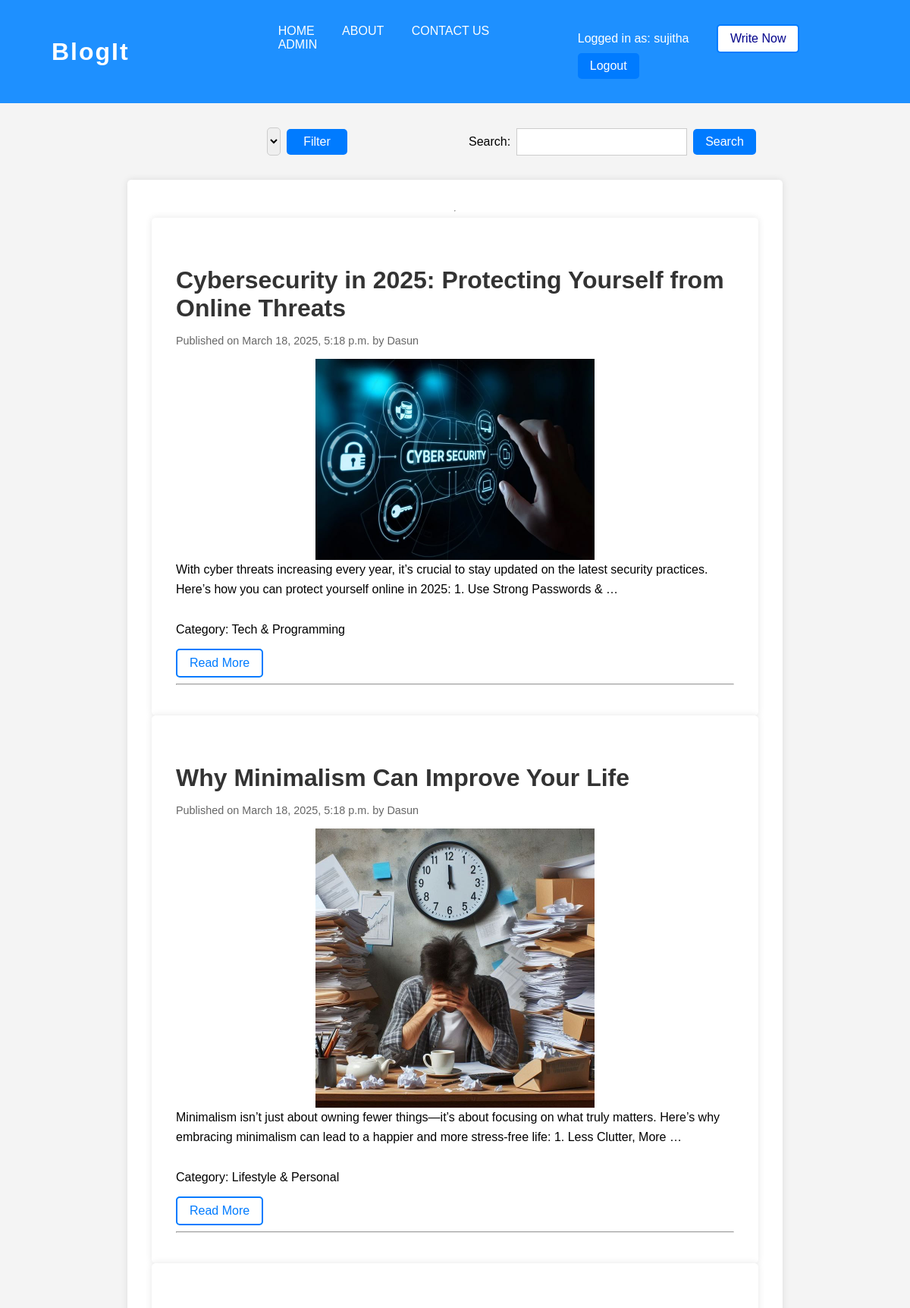
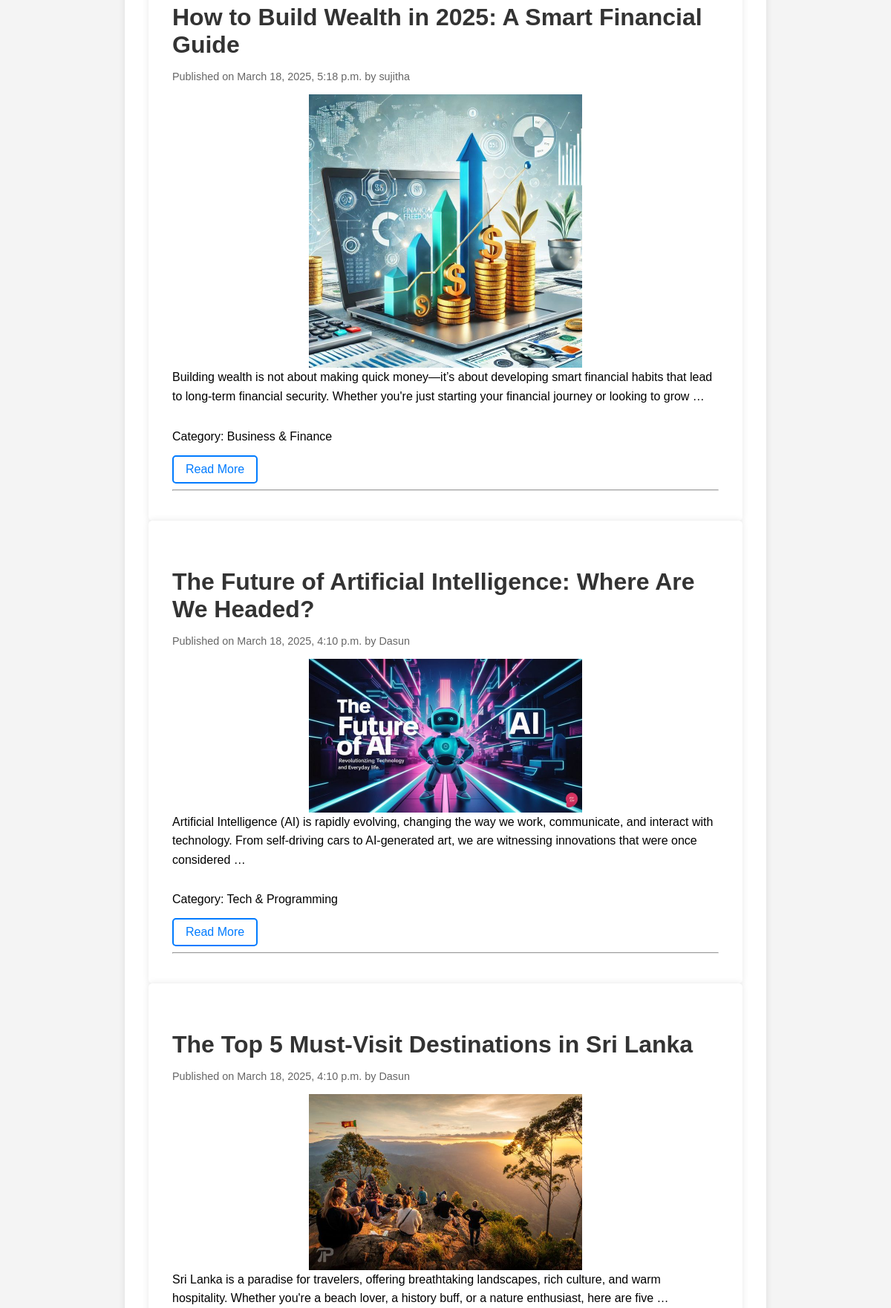
Page / (signed in, upper part) on the committed database (2 pictures, top to bottom).
### blog/models.py (models this page shows, shortened)
class Post(models.Model):
    title = models.CharField(max_length=200)
    content = models.TextField()
    image = models.ImageField(upload_to='blog_images/', blank=True, null=True)
    date_posted = models.DateTimeField(default=timezone.now())
    author = models.ForeignKey(User, on_delete=models.CASCADE)
    tags = TaggableManager()
    category = models.ForeignKey(Category, on_delete=models.SET_NULL, null=True, blank=True)

class Category(models.Model):
    name = models.CharField(max_length=100)

### blog/views.py (the view)
# urls.py: path('', PostListView.as_view() , name = 'home'),
class PostListView(ListView):
    model = Post
    template_name = 'blog/home.html'
    context_object_name = 'posts'
    ordering = ["-date_posted"]
    def get_queryset(self):
        queryset = super().get_queryset()
        query = self.request.GET.get('query')
        if query:
            queryset = queryset.filter(tags__name__icontains=query).distinct()
        category = self.request.GET.get('category')  # Retrieve the category ID from the request
        if category:  # Check if a category filter is applied
            queryset = queryset.filter(category__id=category)
        return queryset
    def get_context_data(self, **kwargs):
        context = super().get_context_data(**kwargs)
        context['form'] = SearchForm()
        context['categories'] = Category.objects.all()
        context['selected_category'] = self.request.GET.get('category')
        return context

### blog/forms.py
class SearchForm(forms.Form):
    query = forms.CharField(label='Search', max_length=100)

### blog/templates/blog/home.html (shortened to what this page needs)
{% extends 'blog/base.html' %}
{% block content %}
<div class="filter-search-bar">
    <form method="get">
        <select name="category" class="form-control">
            <option value="">All Categories</option>
        </select>
        <button type="submit" class="btn btn-primary">Filter</button>
    </form>
    <form method="get">
        {{ form.query.label_tag }}
        {{ form.query }}
        <button type="submit" class="btn btn-primary">Search</button>
    </form>
</div>
<div class="container">
    <hr>
    {% for post in posts %}
        <div class="post-card">
            <h3 class="post-title">{{ post.title }}</h3>
            <p class="post-meta">Published on {{ post.date_posted|date:"F j, Y, g:i a" }} by {{ post.author }}</p>
            {% if post.image %}
                 <img class="image" src="{{ post.image.url }}" alt="{{ post.title }}" style="max-width: 50%; height: auto;">
            {% endif %}
            <div class="post-content">
                {{ post.content|truncatewords:30 }}
            </div>
            <p>Category: {{ post.category.name }}</p>
            <a href="{% url 'blog-detail' post.id %}" class="abtn">Read More</a>
            <hr>
        </div>
    {% endfor %}
</div>
{% endblock %}

### blog/templates/blog/base.html (shortened to what this page needs)
{% load static %}
<!DOCTYPE html>
<html lang="en">
<head>
    <link rel="stylesheet" href="{% static 'blog/main.css' %}">
</head>
<body>
    <header>
        <h1 class="logo"><a href="{% url 'home' %}">BlogIt</a></h1>
        <nav>
            {% if user.is_authenticated %}
            <ul class="nav-left">
                <li><a href="{% url 'home' %}" class="nav-btn">HOME</a></li>
                <li><a href="{% url 'about' %}" class="nav-btn">ABOUT</a></li>
                <li><a href="" class="nav-btn">CONTACT US</a></li>
                <li><a href="{% url 'admin:index' %}" class="nav-btn">ADMIN</a></li>
            </ul>
            <ul class="nav-right">
                <li> <span class="user-info">Logged in as: {{ user.username }}</span></li>
                <li><a href="{% url 'blog-new' %}" class="write-btn">Write Now </a></li>
                <li><form method="post" action="{% url 'logout' %}" style="display: inline;">
                    <button type="submit" class = "logout-button ">Logout</button>
                    </form></li>
            </ul>
            {% endif %}
        </nav>
    </header>
    <main>
        {% block content %}{% endblock %}
    </main>
</body>
</html>

### blog/static/blog/main.css (style rules this page uses)
body { font-family: Arial, sans-serif; margin: 0; padding: 0; background-color: #f4f4f4; display: flex; flex-direction: column; min-height: 100vh; }
.container { display: flex; flex-direction: column; flex: 1; }
header { background-color: #1E90FF; color: #fff; padding: 1rem 0; display: flex; justify-content: space-between; align-items: center; padding-left: 2rem; }
.logo { margin-left: 1rem; white-space: nowrap; }
.logo { font-size: 32px; font-weight: bold; font-color: white; font-family: Arial, sans-serif; color: #FFFFFF; letter-spacing: 2px; }
.logo a { text-decoration: none; color: inherit; display: inline-block; padding: 10px 20px; transition: color 0.3s ease-in-out; }
nav { display: flex; justify-content: space-between; width: 100%; }
nav ul { list-style: none; padding: 0; }
nav ul li { display: inline; margin: 0 1rem; }
.nav-left { margin-left: 10rem; }
.nav-right { margin-right: 1rem; }
nav ul li a { color: #fff; text-decoration: none; text-align: right; }
main { padding: 2rem; flex: 1; }
.form-control { width: 100%; padding: 0.5rem; box-sizing: border-box; border: 1px solid #ccc; border-radius: 5px; }
.btn-primary { background-color: #007bff; display: inline-block; padding: 0.75rem 8rem; color: #fff; border: none; border-radius: 5px; text-decoration: none; font-size: 1rem; cursor: pointer; text-align: center; width: 100%; }
.logout-button { background-color: #007bff; color: #fff; padding: 0.5rem 1rem; border: none; border-radius: 5px; cursor: pointer; font-size: 1rem; }
.container { max-width: 800px; margin: 0 auto; padding: 2rem; background-color: #fff; border-radius: 5px; box-shadow: 0 0 10px rgba(0, 0, 0, 0.1); }
.post-card { padding: 2rem; background-color: #fff; border-radius: 5px; box-shadow: 0 0 10px rgba(0, 0, 0, 0.1); }
.post-title { margin-bottom: 1rem; font-size: 2rem; color: #333; }
.post-meta { margin-bottom: 1rem; color: #666; font-size: 0.9rem; }
.post-content { margin-bottom: 2rem; line-height: 1.6; }
.abtn { display: inline-block; padding: 0.5rem 1rem; background-color: transparent; color: #007bff; border: 2px solid #007bff; border-radius: 5px; text-decoration: none; font-size: 1rem; cursor: pointer; text-align: center; transition: background-color 0.3s ease, color 0.3s ease; }
.write-btn { display: inline-block; padding: 0.5rem 1rem; background-color: #fff; color: #00008B; border: 2px solid #007bff; border-radius: 5px; text-decoration: none; font-size: 1rem; cursor: pointer; text-align: center; transition: background-color 0.3s ease, color 0.3s ease; }
.filter-search-bar { display: flex; justify-content: space-between; align-items: center; gap: 10rem; margin-bottom: 2rem; margin-left: 20rem; margin-right: 20rem; }
.filter-search-bar form { flex: 1; display: flex; align-items: center; gap: 0.5rem; }
.filter-search-bar select, .filter-search-bar input[type="text"] { flex: 1; padding: 0.5rem; border: 1px solid #ccc; / border-radius: 5px; font-size: 1rem; }
.filter-search-bar button { padding: 0.5rem 1rem; background-color: #007bff; color: #fff; border: none; border-radius: 5px; cursor: pointer; font-size: 1rem; width: auto; min-width: 80px; transition: background-color 0.3s ease; }
.image { display: block; margin: 0 auto; max-width: 100%; height: auto; }

### rows in the picture
Post: title "Cybersecurity in 2025: Protecting Yourself from Online Threats", date_posted "March 18, 2025, 5:18 p.m.", author "Dasun", image (picture), content "With cyber threats increasing every year, it’s crucial to stay updated on the latest security practices. Here’s how you can protect yourself online in 2025: 1. Use Strong Passwords & …", category.name "Tech & Programming"
Post: title "Why Minimalism Can Improve Your Life", date_posted "March 18, 2025, 5:18 p.m.", author "Dasun", image (picture), content "Minimalism isn’t just about owning fewer things—it’s about focusing on what truly matters. Here’s why embracing minimalism can lead to a happier and more stress-free life: 1. Less Clutter, More …", category.name "Lifestyle & Personal"
Post: title "How to Build Wealth in 2025: A Smart Financial Guide", date_posted "March 18, 2025, 5:18 p.m.", author "sujitha", image (picture), content "Building wealth is not about making quick money—it’s about developing smart financial habits that lead to long-term financial security. Whether you're just starting your financial journey or looking to grow …", category.name "Business & Finance"
Post: title "The Future of Artificial Intelligence: Where Are We Headed?", date_posted "March 18, 2025, 4:10 p.m.", author "Dasun", image (picture), content "Artificial Intelligence (AI) is rapidly evolving, changing the way we work, communicate, and interact with technology. From self-driving cars to AI-generated art, we are witnessing innovations that were once considered …", category.name "Tech & Programming"
Post: title "The Top 5 Must-Visit Destinations in Sri Lanka", date_posted "March 18, 2025, 4:10 p.m.", author "Dasun", image (picture), content "Sri Lanka is a paradise for travelers, offering breathtaking landscapes, rich culture, and warm hospitality. Whether you're a beach lover, a history buff, or a nature enthusiast, here are five …"

### other values in the picture
{{ user.username }} "sujitha"
